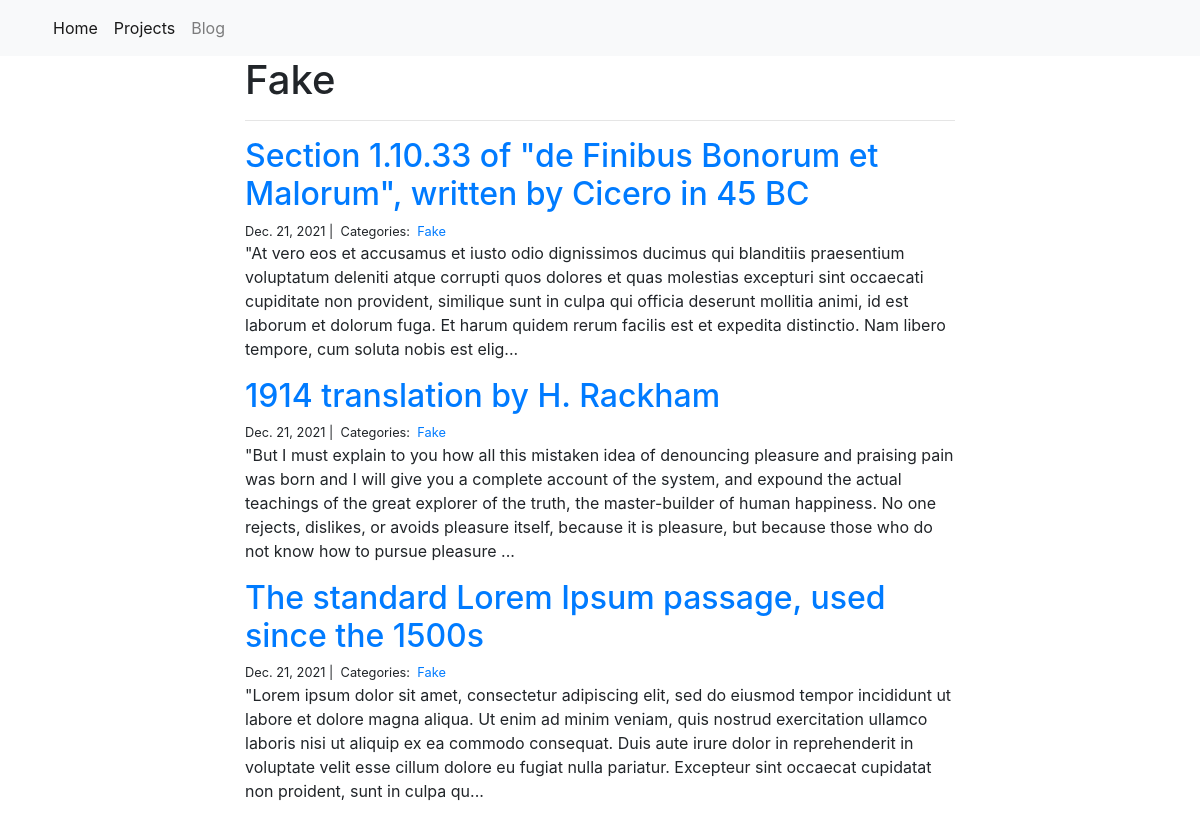
Screenshot of /blog/Fake/ with the database file from the repository.
### blog/models.py (models this page shows)
class Category(models.Model):
    name = models.CharField(max_length=20)

class Post(models.Model):
    title = models.CharField(max_length=255)
    body = models.TextField()
    created_on = models.DateTimeField(auto_now_add=True)
    last_modified = models.DateTimeField(auto_now=True)
    categories = models.ManyToManyField("Category", related_name="posts")

### blog/views.py (the view)
# urls.py: path("<category>/", views.blog_category, name="blog_category"),
def blog_category(request, category):
    posts = Post.objects.filter(categories__name__contains=category).order_by(
        "-created_on"
    )
    context = {"category": category, "posts": posts}
    return render(request, "blog_category.html", context)

### blog/templates/blog_category.html
{% extends "base.html" %}
{% block page_content %}
<div class="col-md-8 offset-md-2">
    <h1>{{ category | title }}</h1>
    <hr>
    {% for post in posts %}
        <h2><a href="{% url 'blog_detail' post.pk%}">{{ post.title }}</a></h2>
        <small>
            {{ post.created_on.date }} |&nbsp;
            Categories:&nbsp;
            {% for category in post.categories.all %}
            <a href="{% url 'blog_category' category.name %}">
                {{ category.name }}
            </a>&nbsp;
            {% endfor %}
        </small>
        <p>{{ post.body | slice:":400" }}...</p>
    {% endfor %}
</div>
{% endblock %}

### personal_portfolio/templates/base.html (shortened to what this page needs)
<link rel="stylesheet" href="https://stackpath.bootstrapcdn.com/bootstrap/4.1.3/css/bootstrap.min.css">
<nav class="navbar navbar-expand-lg navbar-light bg-light">
    <div class="container">
        <div class="collapse navbar-collapse" id="navbarSupportedContent">
          <ul class="navbar-nav mr-auto">
            <li class="nav-item active">
              <a class="nav-link" href="{% url 'cv_index' %}">Home</a>
            </li>
            <li class="nav-item active">
              <a class="nav-link" href="{% url 'project_index' %}">Projects</a>
            </li>
            <li class="nav-item">
              <a class="nav-link" href="{% url 'blog_index' %}">Blog</a>
            </li>
          </ul>
        </div>
    </div>
</nav>
<div class="container">
    {% block page_content %}{% endblock %}
</div>

### rows the page displays
Category: name "Fake"
Post: title "Section 1.10.33 of \"de Finibus Bonorum et Malorum\", written by Cicero in 45 BC", created_on "Dec. 21, 2021", body "\"At vero eos et accusamus et iusto odio dignissimos ducimus qui blanditiis praesentium voluptatum deleniti atque corrupti quos dolores et quas molestias excepturi sint occaecati cupiditate non provident, similique sunt in culpa qui officia deserunt mollitia animi, id est laborum et dolorum fuga. Et harum quidem rerum facilis est et expedita distinctio. Nam libero tempore, cum soluta nobis est elig"
Post: title "1914 translation by H. Rackham", created_on "Dec. 21, 2021", body "\"But I must explain to you how all this mistaken idea of denouncing pleasure and praising pain was born and I will give you a complete account of the system, and expound the actual teachings of the great explorer of the truth, the master-builder of human happiness. No one rejects, dislikes, or avoids pleasure itself, because it is pleasure, but because those who do not know how to pursue pleasure"
Post: title "The standard Lorem Ipsum passage, used since the 1500s", created_on "Dec. 21, 2021", body "\"Lorem ipsum dolor sit amet, consectetur adipiscing elit, sed do eiusmod tempor incididunt ut labore et dolore magna aliqua. Ut enim ad minim veniam, quis nostrud exercitation ullamco laboris nisi ut aliquip ex ea commodo consequat. Duis aute irure dolor in reprehenderit in voluptate velit esse cillum dolore eu fugiat nulla pariatur. Excepteur sint occaecat cupidatat non proident, sunt in culpa qu"
